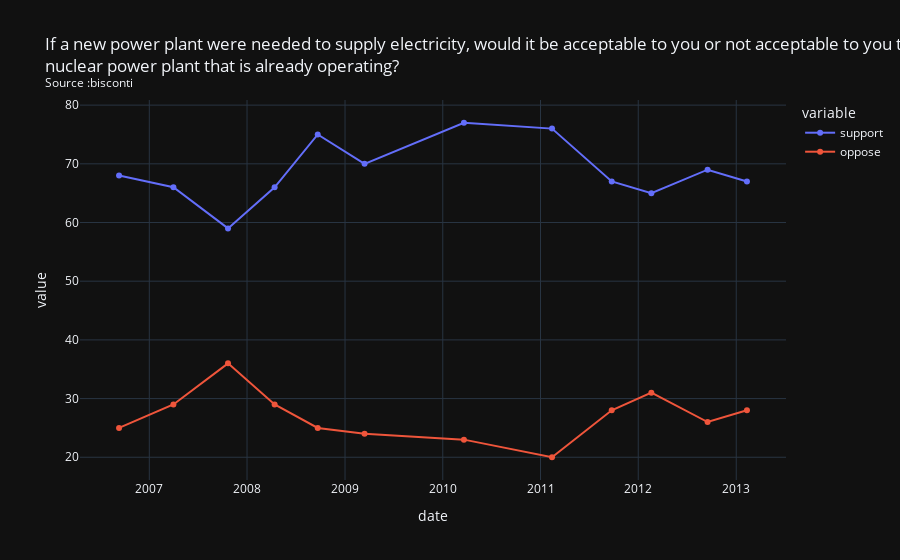

Write notebook code for a chart like this one.
### Code cell
s4 = r"If a new power plant were needed to supply electricity, would it be acceptable to you or not acceptable to you to add a new reactor at the site of the nearest nuclear power plant that is already operating?"
s4_short = """If a new power plant were needed to supply electricity, would it be acceptable to you or not acceptable to you to add a new reactor at the site of the nearest<br>nuclear power plant that is already operating?"""
df8 = df_date[df_date['question'].str.contains(s4)]
df8 = df8.sort_values(by=['date'])
source = df8['firm'].iloc[0]
title = s4_short + "<br><sup>Source :" + source + "<sup>"
fig = px.line(df8, x="date", y=["support", "oppose"], title=title, markers=True, template='plotly_dark')
fig.show()

### Figure 1 — Plotly figure (JSON) as saved in the notebook; plotly's stock layout.template omitted (floating-point values rounded to 4 significant figures)
{"data": [{"hovertemplate": "variable=support<br>date=%{x}<br>value=%{y}<extra></extra>", "legendgroup": "support", "line": {"color": "#636efa", "dash": "solid"}, "marker": {"symbol": "circle"}, "mode": "lines+markers", "name": "support", "orientation": "v", "showlegend": true, "type": "scatter", "x": ["2006-09-10T00:00:00", "2007-04-01T00:00:00", "2007-10-22T00:00:00", "2008-04-13T00:00:00", "2008-09-21T00:00:00", "2009-03-15T00:00:00", "2010-03-21T00:00:00", "2011-02-13T00:00:00", "2011-09-24T00:00:00", "2012-02-19T00:00:00", "2012-09-16T00:00:00", "2013-02-10T00:00:00"], "xaxis": "x", "y": [68, 66, 59, 66, 75, 70, 77, 76, 67, 65, 69, 67], "yaxis": "y"}, {"hovertemplate": "variable=oppose<br>date=%{x}<br>value=%{y}<extra></extra>", "legendgroup": "oppose", "line": {"color": "#EF553B", "dash": "solid"}, "marker": {"symbol": "circle"}, "mode": "lines+markers", "name": "oppose", "orientation": "v", "showlegend": true, "type": "scatter", "x": ["2006-09-10T00:00:00", "2007-04-01T00:00:00", "2007-10-22T00:00:00", "2008-04-13T00:00:00", "2008-09-21T00:00:00", "2009-03-15T00:00:00", "2010-03-21T00:00:00", "2011-02-13T00:00:00", "2011-09-24T00:00:00", "2012-02-19T00:00:00", "2012-09-16T00:00:00", "2013-02-10T00:00:00"], "xaxis": "x", "y": [25, 29, 36, 29, 25, 24, 23, 20, 28, 31, 26, 28], "yaxis": "y"}], "layout": {"autosize": true, "legend": {"title": {"text": "variable"}, "tracegroupgap": 0}, "title": {"text": "If a new power plant were needed to supply electricity, would it be acceptable to you or not acceptable to you to add a new reactor at the site of the nearest<br>nuclear power plant that is already operating?<br><sup>Source :bisconti<sup>"}, "xaxis": {"anchor": "y", "autorange": true, "domain": [0, 1], "range": ["2006-04-24 04:26:25.3211", "2013-06-28 19:33:34.6789"], "title": {"text": "date"}, "type": "date"}, "yaxis": {"anchor": "x", "autorange": true, "domain": [0, 1], "range": [15.3, 81.7], "title": {"text": "value"}, "type": "linear"}}}
